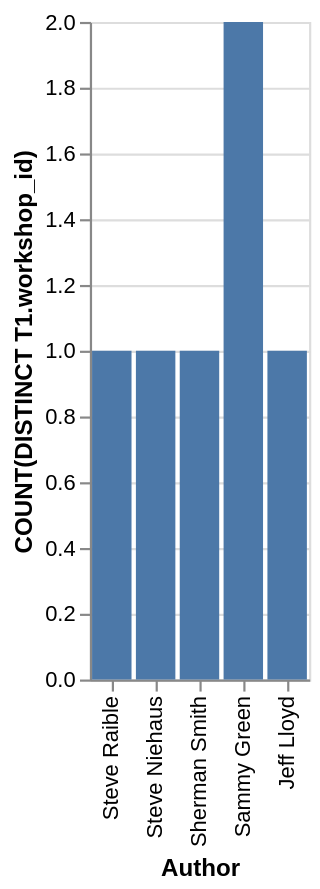

This figure's Vega-Lite source:
### Vega-Lite specification from a JSON file in a GitHub repository (floating-point values rounded to 4 significant figures)
{"data": {"values": [{"x_data": "Steve Raible", "y_data": 1}, {"x_data": "Steve Niehaus", "y_data": 1}, {"x_data": "Sherman Smith", "y_data": 1}, {"x_data": "Sammy Green", "y_data": 2}, {"x_data": "Jeff Lloyd", "y_data": 1}]}, "mark": "bar", "encoding": {"x": {"field": "x_data", "type": "nominal", "title": "Author", "sort": "descending"}, "y": {"field": "y_data", "type": "quantitative", "title": "COUNT(DISTINCT T1.workshop_id)"}}}
